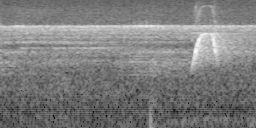
#> input picture example/Acadian Flycatcher.png, 256 x 128 px
$ python image.py
#> lines starting #> are read from the running program, lines starting #| are printed output that depends on the picture
### config.py
# This file stores all settings used for spectrogram extraction, training and testing
# Author: Stefan Kahl, 2018, Chemnitz University of Technology

import os
import numpy as np

# Fixed random seed
def getRandomState():

    RANDOM_SEED = 1337
    RANDOM = np.random.RandomState(RANDOM_SEED)

    return RANDOM

########################  DATASET  ########################

# Path settings (train audio and xml files, specs, test audio files and json metadata)
# Use 'sort_data.py' to organize the BirdCLEF dataset accordingly
# Extract the BirdCLEF TrainingSet data into TRAINSET_PATH
TRAINSET_PATH = 'datasets/TrainingSet/'
DATASET_PATH = os.path.join(TRAINSET_PATH, 'spec')
NOISE_PATH = os.path.join(TRAINSET_PATH, 'noise')
METADATA_PATH = os.path.join(TRAINSET_PATH, 'metadata')

# Set this path to 'val', 'BirdCLEF2018MonophoneTest' or 'BirdCLEF2018SoundscapesTest' depending on which dataset you want to analyze
TESTSET_PATH = os.path.join(TRAINSET_PATH, 'val')

# Define if you want to 'copy', 'move' or 'symlink' audio files
# If you use 'symlink' make sure your OS does support symbolic links and define TRAINSET_PATH absolute
SORT_MODE = 'copy'

# Maximum number of classes to use (None = no limit)
MAX_CLASSES = None

# Use this whitelist to pre-select species; leave the list empty if you want to include all species
CLASS_WHITELIST = []

# If not sorted, using only a subset of classes (MAX_CLASSES) will select classes randomly
SORT_CLASSES_ALPHABETICALLY = False

# Specify minimum and maximum amount of samples (specs) per class
MIN_SAMPLES_PER_CLASS = -1   # -1 = no minimum
MAX_SAMPLES_PER_CLASS = None # None = no limit

# Specify the signal-to-noise interval you want to pick samples from (filename contains value)
S2N_INTERVAL = [50, 2500]

# Size of validation split (0.05 = 5%)
VAL_SPLIT = 0.05

######################  SPECTROGRAMS  ######################

# Type of frequency scaling, mel-scale = 'melspec', linear scale = 'linear'
SPEC_TYPE = 'melspec'

# Sample rate for recordings, other sampling rates will force re-sampling
SAMPLE_RATE = 44100

# Specify min and max frequency for low and high pass
SPEC_FMIN = 500
SPEC_FMAX = 15000

# Define length of chunks for spec generation, overlap of chunks and chunk min length
SPEC_LENGTH = 1.0
SPEC_OVERLAP = 0.0
SPEC_MINLEN = 1.0

# Threshold for distinction between noise and signal
SPEC_SIGNAL_THRESHOLD = 0.0001

# Limit the amount of specs per class when extracting spectrograms (None = no limit)
MAX_SPECS_PER_CLASS = 1000

#########################  IMAGE  #########################

# Number of channels
IM_DIM = 1

# Image size (width, height), should be the same as spectrogram shape
IM_SIZE = (256, 128)

# Resize mode, options are:
# 'crop': Crops from center of the image
# 'cropRandom': Crops from random position
# 'squeeze': Ignores aspect ratio when resizing
# 'fill': Fills with random noise to keep aspect ratio
RESIZE_MODE = 'squeeze'

# Normalization mode (values between -1 and 1)
ZERO_CENTERED_NORMALIZATION = True

# List of rejected specs, which we want to use as noise samples during augmentation
if os.path.exists(NOISE_PATH):
    NOISE_SAMPLES = [os.path.join(NOISE_PATH, s) for s in os.listdir(NOISE_PATH)]
else:
    NOISE_SAMPLES = []

# Image augmentation, uncomment to use; specify mode + value
IM_AUGMENTATION = {#'roll_h':0.5,                   # Horizontal roll
                   'roll_v':0.15,                   # Vertical roll
                   #'crop':[0.1, 0.0, 0.05, 0.0],   # Random crop - top, left, bottom, right
                   #'noise':0.05,                   # Gaussian noise
                   'add':NOISE_SAMPLES,             # List of specs to add to original sample
                   #'brightness':0.15,              # Adjust brightness
                   #'dropout':0.25,                 # Dropout single pixels
                   #'blackout':0.10,                # Dropout entire regions
                   #'blur':3,                       # Image blur
                   #'zoom':0.25,                    # Random zoom (equally cropping each side)
                   #'rotate':10,                    # Rotate by angle
                   #'multiply':0.25,                # Multiply pixel values
                   #'mean':True                     # Substract mean from image
                  }

# Maximum number of random augmentations per image
# Each try has 50% chance of success; we do not use duplicate augmentations
AUGMENTATION_COUNT = 2

# Probability for image augmentation
AUGMENTATION_PROBABILITY = 0.5

#########################  MODEL  #########################

# Changing model settings can have great impact on both, training time and accuracy
# We are currently supporting three models 'Baseline', 'ResNet' and 'Pi'
# You can find more Lasagne model implementations here: https://github.com/Lasagne/Recipes/tree/master/modelzoo
MODEL_TYPE = 'ResNet'

# Options are: relu, lrelu (leaky relu), vlrelu (very leaky relu), elu and identity
NONLINEARITY = 'relu'

# Number of filters in each convolutional layer group or resblock
# You can change the number of groups or resblocks by changing the amount of
# values in the array (adjust KERNEL_SIZES accordingly!)
# 5 values == 5 convolutional groups or resblocks
FILTERS = [16, 32, 64, 128]

# Size of kernels in each convolution (we use 'same' padding)
KERNEL_SIZES = [(3, 3), (3, 3), (3, 3), (3, 3), (3, 3)]

NUM_OF_GROUPS = [1, 1, 1, 1, 1]

# Activate Batch Norm
BATCH_NORM = True

# Reduce spatial dimension with MaxPooling (True) or strided convolutions (False)
MAX_POOLING = False

# Number of dense units for PiNet
DENSE_UNITS = 512

# Specify the type of dropout
# 'random': Standard dropout of random pixels per channel
# 'location': Dropout same pixels across all channels
# 'channel': Dropout of entire channels
DROPOUT_TYPE = 'random'

# Dropout probability (higher == more regularization)
DROPOUT = 0.0

# ResNet-specific settings
RESNET_K = 2 # Filter multiplier
RESNET_N = 2 # Number of ResBlocks in one ResStack

#######################  MODEL I/O ########################

# Name of current run is used as filename
RUN_NAME = 'BirdCLEF_TUC_CLO_EXAMPLE'

# Snapshot directory
MODEL_PATH = 'snapshots/'

# Filename of .pkl-file to load pre-trained model from (default = None, has to be the 'model_params'-file)
PRETRAINED_MODEL_NAME = None

# If the output size of the pre-trained model differs from the current model, set flag to False
LOAD_OUTPUT_LAYER = True

# Define list of models (.pkl-files) which serve as teacher during model distillation ([] = no teacher)
TEACHER = []

#######################  TRAINING  ########################

# Number of epochs to train
EPOCHS = 60

# Start epoch, important if you use a pre-trained model to continue training
EPOCH_START = 1

# Batch size to use
BATCH_SIZE = 32

# Set learning rate and schedule
LEARNING_RATE = {'start':0.001, 'end':0.000001}

# Options are 'step', 'linear', 'cosine', 'root', 'constant'
# If you want to use steps, write 'step-3' for three steps
# during training to go from start to end lr
LR_SCHEDULE = 'cosine'

# Impact of L2 measure on loss
L2_WEIGHT = 0

# Optimizer options are: 'adam', 'sgd' and 'nesterov'
OPTIMIZER = 'adam'

# Epochs between snapshot save
SNAPSHOT_EPOCHS = 1

# Epochs to wait before early stopping
EARLY_STOPPING_WAIT = 10

########################  TESTING  ########################

# .pkl file of model to test (not the params-file)
# You can specify a list of .pkl-files to test ensembles
# All models in an ensemble must contain the same CLASSES!
TEST_MODELS = []

# Maximum amount of randomly selected files from the local validation set (None = no limit)
MAX_TEST_FILES = 500

# Limit the amount of test files per class
MAX_TEST_SAMPLES_PER_CLASS = -1

# Limit the amount of (randomly) extracted specs per file (GPU memory!)
MAX_SPECS_PER_FILE = 128

# Include background species in metric (labels need to be sci-names)
TEST_WITH_BG_SPECIES = True

# Number of predictions for soundscape interval (SPEC_LENGTH = 1.0 means we need 5 as intervals must be 5 seconds long)
SPECS_PER_PREDICTION = 5

####################  STATS AND LOG  ######################

# Global vars
STATS = {}
DO_BREAK = False

# Options for log mode are 'all', 'info', 'progress', 'error', 'result'
LOG_MODE = 'all'

# Path for final log-file
LOG_FILE = 'BirdCLEF_Logfile.txt'

### utils/image.py
# This file includes basic functionality for image processing
# including i/o handling, image augmentation and model input pre-processing
# Author: Stefan Kahl, 2018, Chemnitz University of Technology

import sys
sys.path.append("..")

import copy

import numpy as np
import cv2

######################## CONFIG ##########################
import config as cfg

#Fixed random seed
RANDOM = cfg.getRandomState()

def resetRandomState():
    global RANDOM
    RANDOM = cfg.getRandomState()

########################## I/O ###########################
def openImage(path, im_dim=1):

    # Open image
#> called with path = '../example/Acadian Flycatcher.png', im_dim = 1
    if im_dim == 3:
        img = cv2.imread(path, 1)
    else:
        img = cv2.imread(path, 0)
#> img is the input picture: shape (128, 256); min 0, max 255, mean 124.8

    # Convert to floats between 0 and 1
    img = np.asarray(img / 255., dtype='float32')

    return img

def showImage(img, name='IMAGE', timeout=-1):

    cv2.imshow(name, img)
    cv2.waitKey(timeout)

def saveImage(img, path):

    cv2.imwrite(path, img)

#################### PRE-PROCESSING ######################
# [58 lines left out: functions normalize, substractMean, prepare, not called in this run]

######################## RESIZING ########################
def resize(img, width, height, mode='squeeze'):

    if img.shape[:2] == (height, width):
        return img

    if mode == 'crop' or mode == 'cropCenter':
        img = cropCenter(img, width, height)
    elif mode == 'cropRandom':
        img = cropRandom(img, width, height)
    elif mode == 'fill':
        img = fill(img, width, height)
    else:
        img = squeeze(img, width, height)

    return img

def squeeze(img, width, height):

    # Squeeze resize: Resize image and ignore aspect ratio

    return cv2.resize(img, (width, height), interpolation=cv2.INTER_CUBIC)

# [51 lines left out: functions cropRandom, cropCenter, not called in this run]

def fill(img, width, height):

    # Fill mode: Scale longest side, pad shorter side with noise

    # Determine new shape
#> called with width = 256, height = 256
    try:
        new_shape = (height, width, img.shape[2])
    except:
        new_shape = (height, width)

    # Allocate array with noise
    new_img = RANDOM.normal(0.0, 1.0, new_shape)

    # Original image shape
    h, w = img.shape[:2]
#> h = 128; w = 256
    aspect_ratio = float(max(h, w)) / float(min(h, w))
#> aspect_ratio = 2

    # Scale original image
    if w == h:
        img = squeeze(img, min(width, height), min(width, height))
    elif width >= height:
        if h >= w:
            img = squeeze(img, int(height / aspect_ratio), height)
        else:
            img = squeeze(img, width, int(width / aspect_ratio))
    else:
        if h >= w:
            img = squeeze(img, width, int(width * aspect_ratio))
        else:
            img = squeeze(img, width, int(width / aspect_ratio))

    # Place original image at center of new image
    top = (height - img.shape[0]) // 2
#> top = 64
    left = (width - img.shape[1]) // 2
#> left = 0
    new_img[top:top + img.shape[0], left:left + img.shape[1]] = img
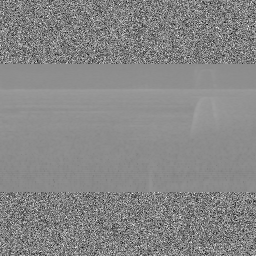
#> new_img: shape (256, 256) float64; min -3.84, max 3.89, mean 0.246; drawn with min black and max white
#> in showImage, `cv2.imshow(name, img)`:
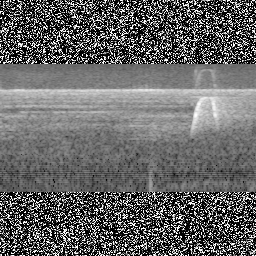
#> window 'IMAGE': shape (256, 256); min 0, max 255, mean 102.9

    return new_img

###################### AUGMENTATION ######################
def augment(img, augmentation={}, count=3, probability=0.5):

    # Make working copy
#> called with count = 3, probability = 0.5
    augmentations = copy.deepcopy(augmentation)
#> augmentations = {'flip': 1}

    # Choose number of augmentations according to count
    # Count = 3 means either 0, 1, 2 or 3 different augmentations
    while(count > 0 and len(augmentations) > 0):

        # Roll the dice if we do augment or not
        if RANDOM.choice([True, False], p=[probability, 1 - probability]):

            # Choose one method
#> (the run stopped early here; a loop or call above may not have finished)
